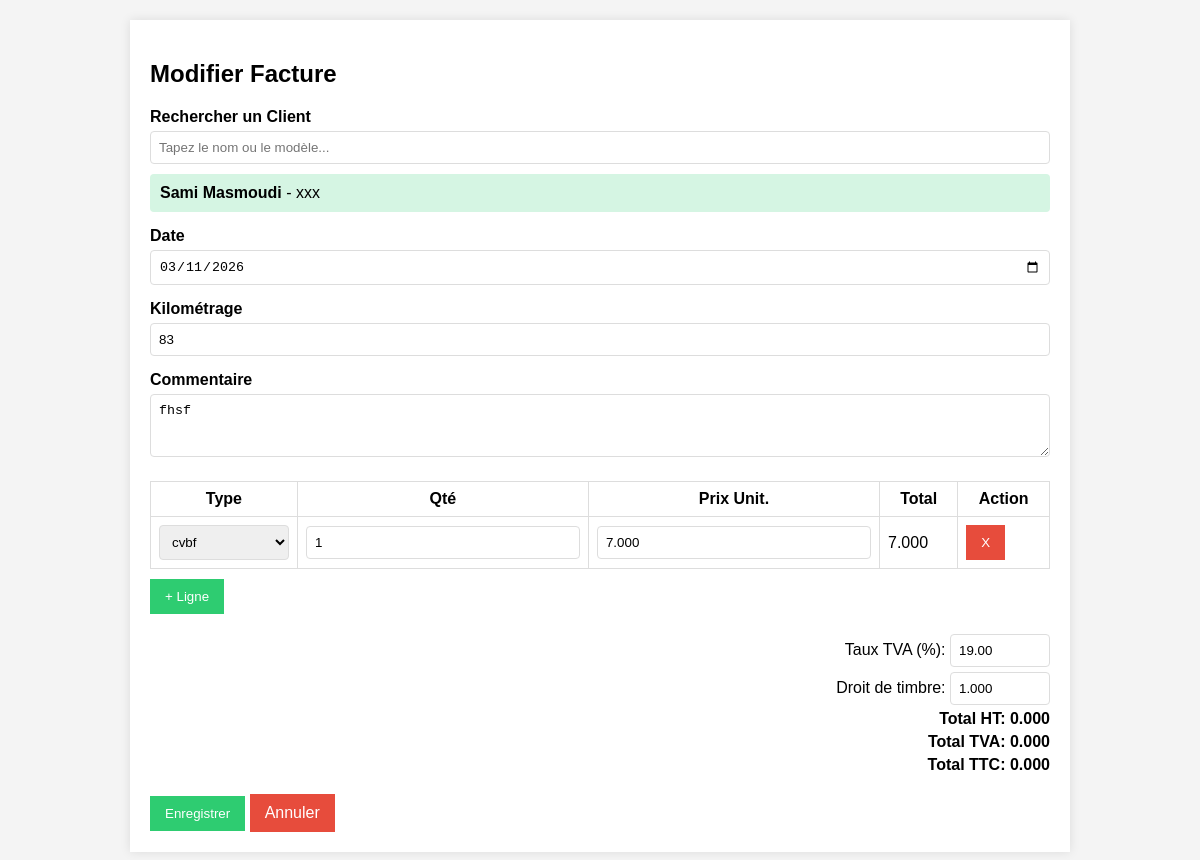
The app's page /index.php?route=invoices_edit&id=1 with its own data.
### tables this page shows
CREATE TABLE IF NOT EXISTS `clients` (
  `id` int NOT NULL AUTO_INCREMENT,
  `name` varchar(100) NOT NULL,
  `car_model` varchar(100) DEFAULT NULL,
  `phone` varchar(20) DEFAULT NULL,
  `address` varchar(255) DEFAULT NULL,
  `created_at` timestamp NOT NULL DEFAULT CURRENT_TIMESTAMP,
  PRIMARY KEY (`id`)
);

CREATE TABLE IF NOT EXISTS `invoices` (
  `id` int NOT NULL AUTO_INCREMENT,
  `client_id` int NOT NULL,
  `invoice_date` date NOT NULL,
  `mileage` int DEFAULT '0',
  `comment` text,
  `droit_timbre` decimal(10,3) DEFAULT '0.000',
  `tax_rate` decimal(5,2) DEFAULT '19.00',
  `total_ht` decimal(10,3) DEFAULT '0.000',
  `total_tva` decimal(10,3) DEFAULT '0.000',
  `total_ttc` decimal(10,3) DEFAULT '0.000',
  `created_at` timestamp NOT NULL DEFAULT CURRENT_TIMESTAMP,
  PRIMARY KEY (`id`),
  KEY `client_id` (`client_id`)
);

CREATE TABLE IF NOT EXISTS `invoice_lines` (
  `id` int NOT NULL AUTO_INCREMENT,
  `invoice_id` int NOT NULL,
  `repair_type_id` int NOT NULL,
  `quantity` int DEFAULT '1',
  `price_unit` decimal(10,3) NOT NULL,
  `total_line` decimal(10,3) NOT NULL,
  PRIMARY KEY (`id`),
  KEY `invoice_id` (`invoice_id`),
  KEY `repair_type_id` (`repair_type_id`)
);

CREATE TABLE IF NOT EXISTS `repair_types` (
  `id` int NOT NULL AUTO_INCREMENT,
  `name` varchar(100) NOT NULL,
  `default_price` decimal(10,3) DEFAULT '0.000',
  `created_at` timestamp NOT NULL DEFAULT CURRENT_TIMESTAMP,
  PRIMARY KEY (`id`)
);

### src/controllers/InvoiceController.php (called while the page is built, shortened)
<?php
class InvoiceController {
    private $model;
    private $clientModel;
    private $repairModel;
    public function __construct() {
        $this->model = new Invoice();
        $this->clientModel = new Client();
        $this->repairModel = new RepairType();
    }
    public function edit($id) {
        $invoice = $this->model->getById($id);
        $types = $this->repairModel->getAll();
        $lines = $this->model->getLines($id);
        $clientForInvoice = $this->clientModel->getById($invoice['client_id']);
        $selectedClient = null;
        include 'views/invoice_form.php';
    }
}

### src/models/Database.php (called while the page is built)
<?php
class Database {
    private static $instance = null;
    private $pdo;
    private function __construct() {
        try {
            $dsn = "mysql:host=" . DB_HOST . ";dbname=" . DB_NAME . ";charset=utf8mb4";
            $this->pdo = new PDO($dsn, DB_USER, DB_PASS);
            $this->pdo->setAttribute(PDO::ATTR_ERRMODE, PDO::ERRMODE_EXCEPTION);
            $this->pdo->setAttribute(PDO::ATTR_DEFAULT_FETCH_MODE, PDO::FETCH_ASSOC);
        } catch (PDOException $e) {
            die("Erreur de connexion : " . $e->getMessage());
        }
    }
    public static function getInstance() {
        if (self::$instance === null) {
            self::$instance = new self();
        }
        return self::$instance;
    }
    public function getConnection() {
        return $this->pdo;
    }
}

### src/models/Invoice.php (called while the page is built, shortened)
<?php
class Invoice {
    private $db;
    public function __construct() {
        $this->db = Database::getInstance()->getConnection();
    }
    public function getById($id) {
        $stmt = $this->db->prepare("SELECT * FROM invoices WHERE id = ?");
        $stmt->execute([$id]);
        return $stmt->fetch();
    }
    public function getLines($invoiceId) {
        $stmt = $this->db->prepare("SELECT il.*, rt.name as type_name FROM invoice_lines il JOIN repair_types rt ON il.repair_type_id = rt.id WHERE il.invoice_id = ?");
        $stmt->execute([$invoiceId]);
        return $stmt->fetchAll();
    }
}

### src/models/Client.php (called while the page is built, shortened)
<?php
class Client {
    private $db;
    public function __construct() {
        $this->db = Database::getInstance()->getConnection();
    }
    public function getById($id) {
        $stmt = $this->db->prepare("SELECT * FROM clients WHERE id = ?");
        $stmt->execute([$id]);
        return $stmt->fetch();
    }
}

### src/models/RepairType.php (called while the page is built, shortened)
<?php
class RepairType {
    private $db;
    public function __construct() {
        $this->db = Database::getInstance()->getConnection();
    }
    public function getAll() {
        $stmt = $this->db->query("SELECT * FROM repair_types ORDER BY name ASC");
        return $stmt->fetchAll();
    }
}

### src/views/invoice_form.php (the view, shortened to what this page needs)
<!DOCTYPE html>
<html lang="fr">
<head>
</head>
<body>
    <div class="container">
        <h2><?php echo $invoice ? 'Modifier Facture' : 'Nouvelle Facture'; ?></h2>
        <form method="POST">
            <div class="form-group">
                <label>Rechercher un Client</label>
                <div class="search-container">
                    <input type="text" id="clientSearch" placeholder="Tapez le nom ou le modèle..." value="<?php echo $selectedClient ? htmlspecialchars($selectedClient['name']) : ''; ?>" <?php echo $invoice ? 'readonly' : ''; ?>>
                </div>
                <div class="selected-client <?php echo ($selectedClient || $invoice) ? 'show' : ''; ?>" id="selectedClientBox">
                    <div class="client-info-row">
                        <div>
                            <strong id="selectedClientName"><?php echo $invoice ? htmlspecialchars($clientForInvoice['name']) : ($selectedClient ? htmlspecialchars($selectedClient['name']) : ''); ?></strong>
                            <span id="selectedClientModel"><?php echo $invoice && !empty($clientForInvoice['car_model']) ? ' - ' . htmlspecialchars($clientForInvoice['car_model']) : ($selectedClient && !empty($selectedClient['car_model']) ? ' - ' . htmlspecialchars($selectedClient['car_model']) : ''); ?></span>
                        </div>
                    </div>
                </div>
            </div>
            <div class="form-group">
                <label>Date</label>
                <input type="date" name="invoice_date" value="<?php echo $invoice ? $invoice['invoice_date'] : date('Y-m-d'); ?>" required>
            </div>
            <div class="form-group">
                <label>Kilométrage</label>
                <input type="number" name="mileage" value="<?php echo $invoice ? $invoice['mileage'] : 0; ?>">
            </div>
            <div class="form-group">
                <label>Commentaire</label>
                <textarea name="comment" rows="3"><?php echo $invoice ? htmlspecialchars($invoice['comment']) : ''; ?></textarea>
            </div>
            <table class="lines-table" id="linesTable">
                <thead>
                    <tr>
                        <th>Type</th>
                        <th>Qté</th>
                        <th>Prix Unit.</th>
                        <th>Total</th>
                        <th>Action</th>
                    </tr>
                </thead>
                <tbody>
                    <?php
                    $linesData = $lines ?: [['repair_type_id'=>'', 'quantity'=>1, 'price_unit'=>0, 'total_line'=>0]];
                    foreach ($linesData as $index => $line):
                    ?>
                    <tr class="line-row">
                        <td>
                            <select name="repair_type_id[]" required>
                                <?php foreach ($types as $t): ?>
                                    <option value="<?php echo $t['id']; ?>" data-price="<?php echo $t['default_price']; ?>" <?php if($line['repair_type_id'] == $t['id']) echo 'selected'; ?>><?php echo htmlspecialchars($t['name']); ?></option>
                                <?php endforeach; ?>
                            </select>
                        </td>
                        <td><input type="number" step="1" name="quantity[]" value="<?php echo $line['quantity']; ?>" class="qty" required></td>
                        <td><input type="number" step="0.001" name="price_unit[]" value="<?php echo $line['price_unit']; ?>" class="price" required></td>
                        <td><span class="line-total"><?php echo number_format($line['total_line'], 3); ?></span></td>
                        <td><button type="button" class="btn btn-danger remove-line">X</button></td>
                    </tr>
                    <?php endforeach; ?>
                </tbody>
            </table>
            <button type="button" class="btn btn-success" id="addLine" style="margin-top:10px;">+ Ligne</button>
            <div class="totals">
                <div>Taux TVA (%): <input type="number" step="0.01" name="tax_rate" value="<?php echo $invoice ? $invoice['tax_rate'] : 19; ?>" style="width:100px;" class="calc-input"></div>
                <div>Droit de timbre: <input type="number" step="0.001" name="droit_timbre" value="<?php echo $invoice ? $invoice['droit_timbre'] : 0; ?>" style="width:100px;" class="calc-input"></div>
                <div><strong>Total HT: <span id="total_ht">0.000</span></strong></div>
                <div><strong>Total TVA: <span id="total_tva">0.000</span></strong></div>
                <div><strong>Total TTC: <span id="total_ttc">0.000</span></strong></div>
            </div>
            <div style="margin-top:20px;">
                <button type="submit" class="btn btn-success">Enregistrer</button>
                <a href="index.php?route=invoices" class="btn btn-danger">Annuler</a>
            </div>
        </form>
    </div>
</body>
</html>

### src/views/invoice_form.php (style rules this page uses)
body { font-family: Arial, sans-serif; margin: 0; padding: 20px; background: #f4f4f4; }
.container { max-width: 900px; margin: 0 auto; background: #fff; padding: 20px; box-shadow: 0 0 10px rgba(0,0,0,0.1); }
.form-group { margin-bottom: 15px; }
label { display: block; margin-bottom: 5px; font-weight: bold; }
input, select, textarea { width: 100%; padding: 8px; box-sizing: border-box; border: 1px solid #ddd; border-radius: 4px; }
.lines-table { width: 100%; border-collapse: collapse; margin-top: 20px; }
.lines-table th, .lines-table td { border: 1px solid #ddd; padding: 8px; }
.btn { padding: 10px 15px; background: #3498db; color: #fff; border: none; cursor: pointer; text-decoration: none; display: inline-block; }
.btn-danger { background: #e74c3c; }
.btn-success { background: #2ecc71; }
.totals { margin-top: 20px; text-align: right; }
.totals div { margin-bottom: 5px; }
.search-container { position: relative; }
.selected-client { background: #d5f5e3; padding: 10px; border-radius: 4px; margin-top: 10px; display: none; }
.selected-client.show { display: block; }
.client-info-row { display: flex; justify-content: space-between; align-items: center; }

### records on screen
clients: name "Sami Masmoudi", car_model "xxx"
invoices: invoice_date "03/11/2026", mileage "83", comment "fhsf", tax_rate "19.00", droit_timbre "1.000"
invoice_lines: repair_type.name "cvbf", quantity "1", price_unit "7.000", total_line "7.000"
